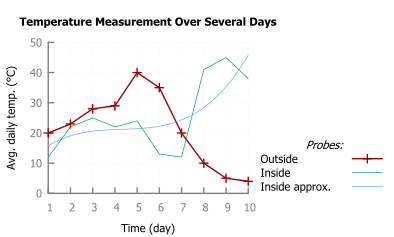

This figure's gnuplot source:
#set terminal pdfcairo enhanced color font "sans,6" fontscale 1.0 linewidth 1 rounded dashlength 1 background "white" size 10cm,6cm 
set encoding utf8

#set output "cv_01c.pdf"

#definovani barvy os
set style line 80 linetype 1 linecolor "#808080" linewidth 2 
set border 3 back linestyle 80

#mrizka
set style line 81 lt 0
set style line 81 lt rgb "0x00D3D3D3"
set style line 81 lw 0.5
set grid back linestyle 81

set xtics nomirror
set ytics nomirror

set title "Temperature Measurement Over Several Days" font "sans-Bold"
set xlabel "Time (day)"
set ylabel "Avg. daily temp. (°C)"

set key outside bottom right Left title "Probes:" enhanced font "sans-Italic" #reverse box

set xrange [1:10]
set yrange [0:50]

set style line 1 lt rgb "#A00000" lw 2 pt 7

f(x) = a + b*x + c*x**2 + d*x**3
fit f(x) "data.txt" index 1 using 1:2 via a,b,c,d

plot "data.txt" index 0 title "Outside" w lp ls 1, \
"" index 1 title "Inside" with lines, f(x) title "Inside approx."

pause -1
